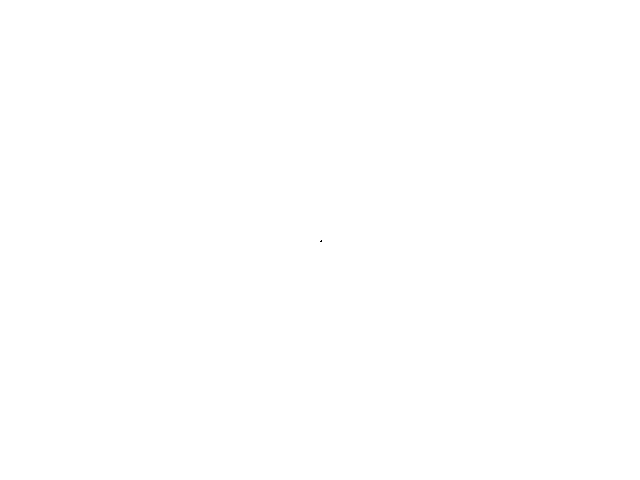
Frame 1 (no input)
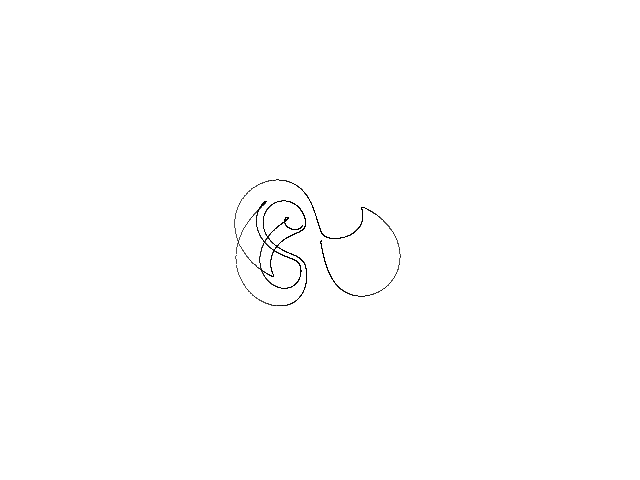
Frame 60 (the mouse pressed at the canvas centre just before this capture)
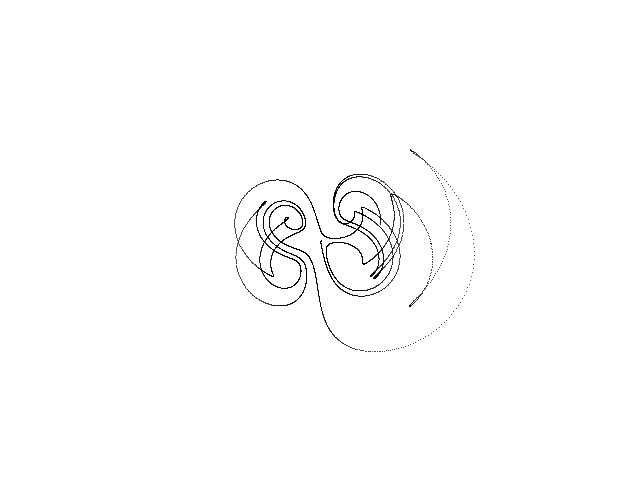
Frame 120 (the mouse held since frame 60 and released just before this capture)

The Processing sketch that drew these frames (run headless with seeded random() and noise(); from frame 60 on, the mouse is pressed at the canvas centre):

// Processing sketch: Four_Wing_B
// ── Four_Wing_B.pde
// Four-wing B chaotic attractor //

  float x = 1.0;
  float y = 1.0;
  float z = 1.0;
  float dt = 0.0003;
  float a = -14.0;
  float b = 5.0;
  float c = 1.0;
  float d = 16.0;
  float e = -43.0;
  float f = 1.0;


void setup() {
  
  size(640, 480);
  background(255);
  
}

void draw() {
  
  for (int i=0; i<100; i++) {
    
    float nx = x;
    float ny = y;
    float nz = z;
    
    x = nx + dt * (a * nx + b * ny + c * ny * nz);
    y = ny + dt * (d * ny - nx * nz);
    z = nz + dt * (e * nz + f * nx * ny);
    
    point(320 + (1.1 * x), 240 + (0.9 * y));
        
  }

}
